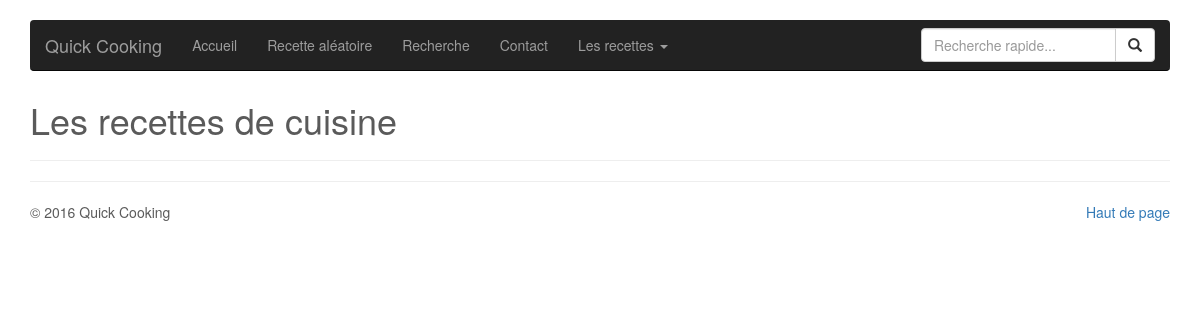
The app's page /recipes.php, older data.
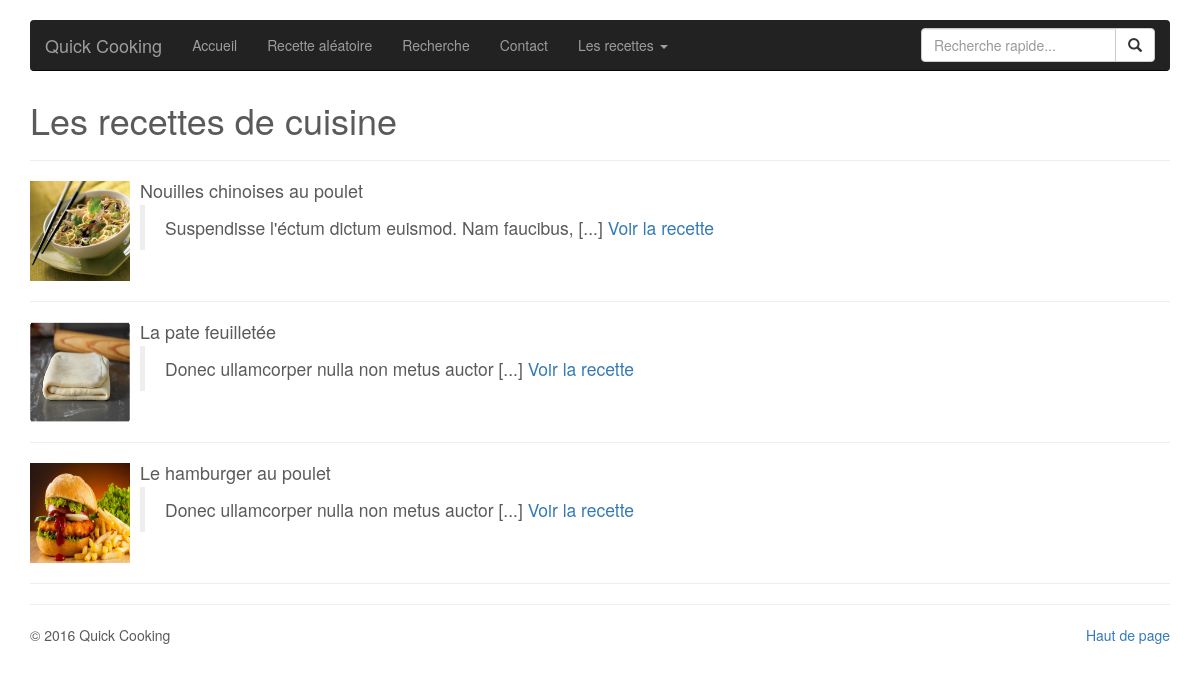
The same page, newer data.
### tables this page shows
CREATE TABLE IF NOT EXISTS `recipe` (
  `id` int(11) NOT NULL AUTO_INCREMENT,
  `type` tinyint(2) NOT NULL,
  `title` varchar(100) NOT NULL,
  `ingredients` text NOT NULL,
  `content` text NOT NULL,
  `picture` varchar(100) DEFAULT NULL,
  `date` datetime DEFAULT NULL,
  PRIMARY KEY (`id`)
);

### config/config.conf.php (called while the page is built, shortened)
<?php
require_once __DIR__.'/autoload.conf.php';
$pages = array(
	'Accueil' => 'index.php',
	'Recette aléatoire' => 'random.php',
	'Recherche' => 'search.php',
	'Contact' => 'contact.php',
	'Les recettes' => array(
		'Les gateaux' => 'recipes.php?type=1',
		'La fast-food' => 'recipes.php?type=2',
		'Les soupes' => 'recipes.php?type=3',
	)
);

### class/Recipe.class.php (called while the page is built, shortened)
<?php
class Recipe extends Model {
	private $id;
	private $title;
	private $content;
	private $picture;
	public static $default_picture = 'img/recipe.png';
	public static $type_labels = array(
		self::RECIP_TYPE_DEFAULT => 'cuisine',
		self::RECIP_TYPE_CAKE => 'gâteaux',
		self::RECIP_TYPE_FAST_FOOD => 'fast food',
		self::RECIP_TYPE_SOUP => 'soupe',
	);
	public static function getTypeLabel($type) {
		if (isset(self::$type_labels[$type])) {
			return self::$type_labels[$type];
		}
		return self::$type_labels[self::RECIP_TYPE_DEFAULT];
	}
	public function getId() {
		return $this->id;
	}
	public function getTitle() {
		return ucfirst($this->title);
	}
	public function getContent($max_length = 0, $end = '...') {
		return Utils::cutString($this->content, $max_length, $end);
	}
	public function getPicture($default = '') {
		$default_picture = $default ?: self::$default_picture;
		if (!empty($this->picture)) {
			$picture_path = 'img/'.$this->picture;
			if (file_exists($picture_path)) {
				return $picture_path;
			}
		}
		return $default_picture;
	}
	public function setId($id) {
		$this->id = $id;
	}
	public function setTitle($title) {
		$this->title = $title;
	}
	public function setContent($content) {
		$this->content = $content;
	}
	public function setPicture($picture) {
		$this->picture = $picture;
	}
}

### class/Db.class.php (called while the page is built, shortened)
<?php
class Db extends PDO {
    private static $instance;
    public static function getInstance($database = null) {
    	$database = !empty($database) ? $database : self::DB;
    	if (!isset(self::$instance)) {
    		self::$instance = new Db($database);
    	}
    	return self::$instance;
    }
	public static function bindValues(&$query, $vars = array()) {
		return true;
	}
	public static function select($sql, $vars = array()) {
		$query = self::_query($sql, $vars);
		return $query->fetchAll();
	}
	private static function _query($sql, $vars = array()) {
		$db = self::getInstance();
		$query = $db->prepare($sql);
		self::bindValues($query, $vars);
		$query->execute();
		return $query;
	}
}

### class/Model.class.php (called while the page is built, shortened)
<?php
class Model {
	public function __construct($data = array()) {
		foreach($data as $key => $value) {
			$setter = $this->_setter($key);
		}
	}
	public function __get($key) {
		$getter = $this->_getter($key);
		if (method_exists($this, $getter)) {
			return $this->$getter();
		}
	}
	public static function getList($sql, $bindings = array()) {
		return self::_getList(Db::select($sql, $bindings));
	}
	private static function _getList($result) {
		$items = array();
		foreach($result as $item) {
			$items[] = new $entity($item);
		}
		return $items;
	}
	public static function getClass() {
		return ucfirst(get_called_class());
	}
    private function _getter($key) {
    	return Utils::getCamelCase('get'.ucfirst($key));
    }
    private function _setter($key) {
    	return Utils::getCamelCase('set'.ucfirst($key));
    }
}

### config/autoload.conf.php (called while the page is built, shortened)
<?php
function autoLoader($class_name) {
	$class_path = __DIR__.'/../class/'.$class_name.'.class.php';
	if (file_exists($class_path)) {
		return true;
	}
	throw new Exception('[AutoloadError] Class '.$class_name.' in '.$class_path.' not found');
}

### class/Utils.class.php (called while the page is built, shortened)
<?php
class Utils {
	public static function getCamelCase($str) {
		return lcfirst(str_replace(' ', '', ucwords(str_replace('_', ' ', $str))));
	}
	public static function cutString($text, $max_length = 0, $end = '...', $sep = '[@]') {
	    if ($max_length > 0 && strlen($text) > $max_length) {
	        $text = wordwrap($text, $max_length, $sep);
	        $text = explode($sep, $text);
	        return $text[0].$end;
	    }
	    return $text;
	}
}

### recipes.php (the view)
<?php
require_once 'partials/header.php';
$type = !empty($_GET['type']) ? intval($_GET['type']) : 0;
if (empty($type)) {
	$recipes = Recipe::getList('SELECT * FROM recipe');
} else {
	$recipes = Recipe::getList('SELECT * FROM recipe WHERE type = :type', array(':type' => $type));
}
?>
		<h1>Les recettes de <?= Recipe::getTypeLabel($type) ?></h1>
		<hr>
		<?php foreach($recipes as $recipe) { ?>
		<div class="media">
			<div class="media-left">
				<a href="#">
					<img class="media-object" src="<?= $recipe->getPicture() ?>" width="100" height="100" alt="...">
				</a>
			</div>
			<div class="media-body">
				<h4 class="media-heading"><?= $recipe->getTitle() ?></h4>
				<blockquote>
					<?= $recipe->getContent(50, ' [...]') ?> <a href="recipe.php?id=<?= $recipe->id ?>">Voir la recette</a>
				</blockquote>
			</div>
		</div>
		<hr>
		<?php } ?>
<?php require_once 'partials/footer.php' ?>

### partials/header.php (shortened to what this page needs)
<?php require_once 'config/config.conf.php' ?>
<!DOCTYPE html>
<html lang="en">
<head>
	<link rel="stylesheet" href="https://maxcdn.bootstrapcdn.com/bootstrap/3.3.2/css/bootstrap.min.css">
	<link href="css/styles.css" rel="stylesheet">
</head>
<body>
	<div class="navbar-wrapper">
		<div class="container">
			<?php include 'partials/navbar.php' ?>
		</div>
	</div>
	<div class="container marketing">

### partials/navbar.php (shortened to what this page needs)
<nav class="navbar navbar-inverse navbar-static-top">
	<div class="container">
		<div class="navbar-header">
			<a class="navbar-brand" href="index.php">Quick Cooking</a>
		</div>
		<div id="navbar" class="navbar-collapse collapse">
			<ul class="nav navbar-nav">
				<?php
				foreach($pages as $page_name => $subpage):
					if (!is_array($subpage)):
						$class = '';
				?>
				<li class="<?= $class ?>"><a href="<?= $subpage ?>"><?= $page_name ?></a></li>
				<?php else: ?>
				<li class="dropdown">
					<a href="#" class="dropdown-toggle" data-toggle="dropdown" role="button" aria-expanded="false"><?= $page_name ?> <span class="caret"></span></a>
				</li>
				<?php
					endif;
				endforeach;
				?>
			</ul>
			<form class="navbar-form navbar-right" action="search.php" method="GET">
				<div class="input-group">
					<input name="search" type="text" class="form-control" placeholder="Recherche rapide...">
					<span class="input-group-btn">
						<button class="btn btn-default" type="submit">
							<span class="glyphicon glyphicon-search" aria-hidden="true"></span>
						</button>
					</span>
				</div>
			</form>
		</div>
	</div>
</nav>

### partials/footer.php (shortened to what this page needs)
		<hr>
		<footer>
			<p class="pull-right"><a href="#">Haut de page</a></p>
			<p>&copy; <?= date('Y') ?> Quick Cooking</p>
		</footer>
	</div>
</body>
</html>

### css/styles.css (style rules this page uses)
body { padding-bottom: 40px; color: #5a5a5a; }
.navbar-wrapper { position: absolute; top: 0; right: 0; left: 0; z-index: 20; }
.navbar-wrapper > .container { padding-right: 0; padding-left: 0; }
.navbar-wrapper .navbar { padding-right: 15px; padding-left: 15px; }
.navbar-wrapper .navbar .container { width: auto; }
.container.marketing { padding-top: 80px; }
@media (min-width: 768px) { .navbar-wrapper { margin-top: 20px; } }
@media (min-width: 768px) { .navbar-wrapper .container { padding-right: 15px; padding-left: 15px; } }
@media (min-width: 768px) { .navbar-wrapper .navbar { padding-right: 0; padding-left: 0; } }
@media (min-width: 768px) { .navbar-wrapper .navbar { border-radius: 4px; } }

Row changes from the older to the newer data that the page shows:
added recipe: picture (picture), title "Nouilles chinoises au poulet", content "Suspendisse l'éctum dictum euismod. Nam faucibus, [...]"
added recipe: picture (picture), title "La pate feuilletée", content "Donec ullamcorper nulla non metus auctor [...]"
added recipe: picture (picture), title "Le hamburger au poulet", content "Donec ullamcorper nulla non metus auctor [...]"
